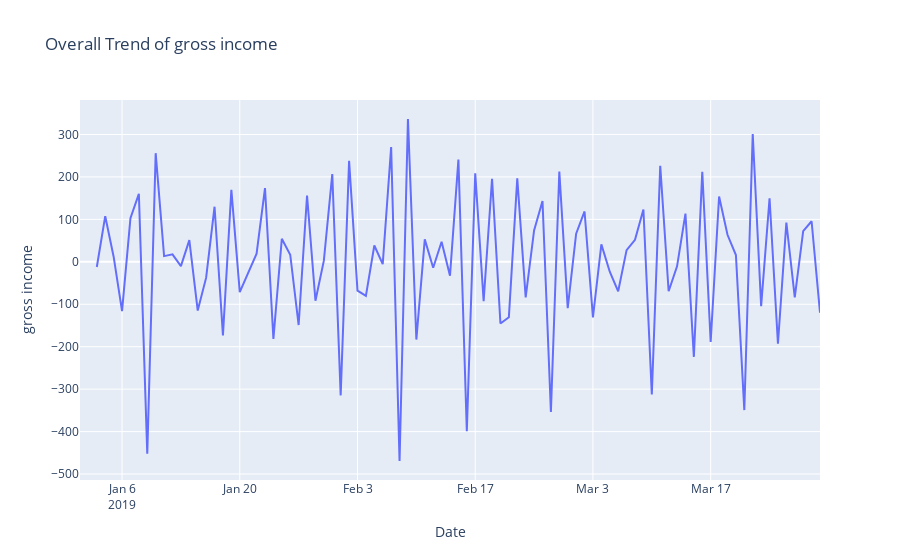

Write notebook code for a chart like this one.
### Code cell
# Determine d variable by observing trend of data
overall_trend_fig = px.line(new_df, x="Date", y="gross income", title="Overall Trend of gross income")
overall_trend_fig.show() # d = 1
